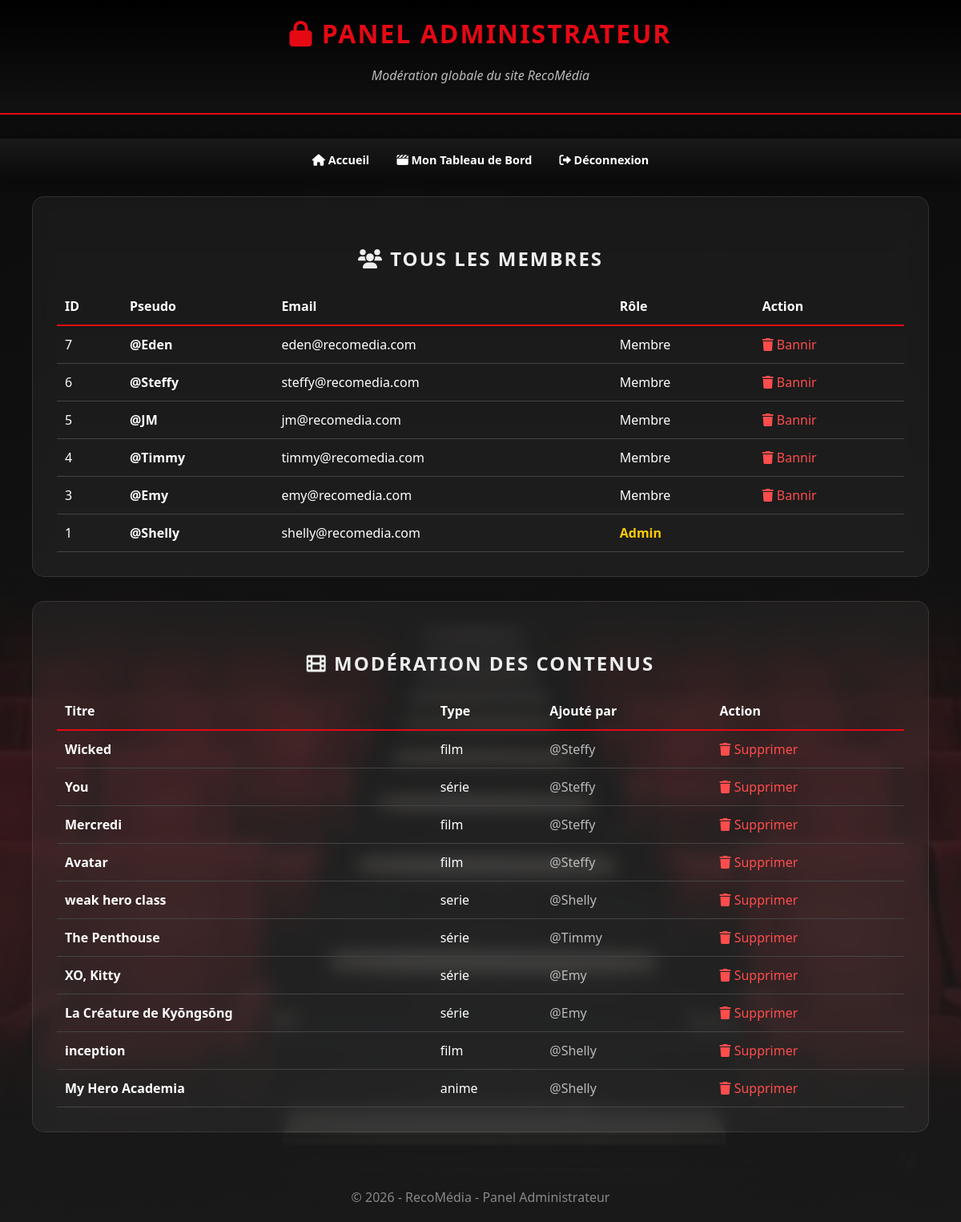
The app's page /pages/admin.php (signed in) with its own data.
### tables this page shows
CREATE TABLE `utilisateurs` (
  `id` int(11) NOT NULL,
  `pseudo` varchar(50) NOT NULL,
  `bio` text NOT NULL,
  `role` varchar(20) NOT NULL DEFAULT 'membre',
  `email` varchar(100) NOT NULL,
  `mot_de_passe` varchar(255) NOT NULL
);

CREATE TABLE `contenus` (
  `id` int(11) NOT NULL,
  `id_utilisateur` int(11) NOT NULL,
  `titre` varchar(255) NOT NULL,
  `type` varchar(50) NOT NULL,
  `image` varchar(255) NOT NULL,
  `synopsis` text NOT NULL,
  `note` int(11) NOT NULL,
  `genre` varchar(255) NOT NULL,
  `annee` int(11) NOT NULL,
  `duree` varchar(255) NOT NULL,
  `nb_saisons` int(11) DEFAULT NULL,
  `nb_episodes` int(11) DEFAULT NULL
);

### pages/admin.php (the view, shortened to what this page needs)
<?php
include "../connexion.php";
$sql_users = "SELECT * FROM utilisateurs ORDER BY id DESC";
$res_users = mysqli_query($conn, $sql_users);
$sql_contenus = "SELECT contenus.*, utilisateurs.pseudo AS auteur
                 FROM contenus
                 LEFT JOIN utilisateurs ON contenus.id_utilisateur = utilisateurs.id
                 ORDER BY contenus.id DESC";
$res_contenus = mysqli_query($conn, $sql_contenus);
?>
<!DOCTYPE html>
<html lang="fr">
<head>
    <link rel="stylesheet" href="../css/style.css">
    <link rel="stylesheet" href="https://cdnjs.cloudflare.com/ajax/libs/font-awesome/6.0.0/css/all.min.css">
</head>
<body>
    <header class="main-header">
        <h1><i class="fas fa-lock"></i> Panel Administrateur</h1>
        <p class="header-subtitle">Modération globale du site RecoMédia</p>
    </header>
    <nav>
        <a href="../index.php"><i class="fas fa-home"></i> Accueil</a>
        <a href="dashboard.php"><i class="fas fa-clapperboard"></i> Mon Tableau de Bord</a>
        <a href="logout.php" class="action-delete"><i class="fas fa-sign-out-alt"></i> Déconnexion</a>
    </nav>
    <main class="container">
        <section class="glass-section">
            <h2 class="section-title"><i class="fas fa-users"></i> Tous les membres</h2>
            <table class="admin-table">
                <tr>
                    <th>ID</th>
                    <th>Pseudo</th>
                    <th>Email</th>
                    <th>Rôle</th>
                    <th>Action</th>
                </tr>
                <?php while($user = mysqli_fetch_assoc($res_users)): ?>
                <tr>
                    <td><?php echo $user['id']; ?></td>
                    <td><strong>@<?php echo htmlspecialchars($user['pseudo']); ?></strong></td>
                    <td><?php echo htmlspecialchars($user['email']); ?></td>
                    <td>
                        <?php
                        if(isset($user['role']) && $user['role'] == 'admin') {
                            echo '<span class="badge-admin">Admin</span>';
                        } else {
                            echo 'Membre';
                        }
                        ?>
                    </td>
                    <td>
                        <?php if($user['pseudo'] !== $_SESSION['pseudo']):  ?>
                            <a href="supprimer_user.php?id=<?php echo $user['id']; ?>" class="action-delete" onclick="return confirm('Bannir définitivement ce membre ?');">
                                <i class="fas fa-trash"></i> Bannir
                            </a>
                        <?php endif; ?>
                    </td>
                </tr>
                <?php endwhile; ?>
            </table>
        </section>
        <section class="glass-section">
            <h2 class="section-title"><i class="fas fa-film"></i> Modération des contenus</h2>
            <table class="admin-table">
                <tr>
                    <th>Titre</th>
                    <th>Type</th>
                    <th>Ajouté par</th>
                    <th>Action</th>
                </tr>
                <?php while($contenu = mysqli_fetch_assoc($res_contenus)): ?>
                <tr>
                    <td><strong><?php echo htmlspecialchars($contenu['titre']); ?></strong></td>
                    <td><?php echo htmlspecialchars($contenu['type']); ?></td>
                    <td class="text-muted">@<?php echo htmlspecialchars($contenu['auteur']); ?></td>
                    <td>
                        <a href="supprimer.php?id=<?php echo $contenu['id']; ?>" class="action-delete" onclick="return confirm('Supprimer ce contenu du site ?');">
                            <i class="fas fa-trash"></i> Supprimer
                        </a>
                    </td>
                </tr>
                <?php endwhile; ?>
            </table>
        </section>
    </main>
    <footer style="text-align: center; padding: 20px; color: #888;">
        &copy; 2026 - RecoMédia - Panel Administrateur
    </footer>
</body>
</html>

### css/style.css (style rules this page uses)
* { box-sizing: border-box; }
:root { --primary: #e50914; --bg-light: #2e2d2d; --card-white: rgba(255, 255, 255, 0.05); --text-dark: #eeeeee; --accent-gold: #f1c40f; }
body { background-image: linear-gradient(rgba(26, 26, 26, 0.4), rgba(26, 26, 26, 0.95)), url('../images/fond-cinema.jpg'); background-size: cover; background-attachment: fixed; background-position: center; color: white; margin: 0; font-family: 'Segoe UI', Arial, sans-serif; min-height: 100vh; }
.container { max-width: 1200px; margin: 0 auto; padding: 20px 40px; }
.glass-section { background: rgba(255, 255, 255, 0.05) !important; backdrop-filter: blur(10px); border: 1px solid rgba(255, 255, 255, 0.1) !important; border-radius: 15px; padding: 30px; margin-bottom: 30px; }
.section-title, .dashboard-section-title { color: var(--text-dark); text-transform: uppercase; letter-spacing: 2px; margin-top: 30px; text-align: center; }
.main-header { text-align: center; margin-bottom: 30px; padding-top: 20px; }
.main-header h1 { margin: 0; padding: 0; }
.header-subtitle { color: #bbb; margin-top: 20px; font-style: italic; }
header { background: linear-gradient(180deg, rgba(0,0,0,1) 0%, rgba(20,20,20,0.8) 100%); border-bottom: 2px solid var(--primary); padding: 20px; text-align: center; }
header h1 { color: var(--primary); margin: 0; text-transform: uppercase; letter-spacing: 2px; }
nav { background: linear-gradient(180deg, #1a1a1a 0%, #0a0a0a 100%); padding: 15px; text-align: center; box-shadow: 0 4px 10px rgba(0,0,0,0.3); }
nav a { color: white !important; margin: 0 15px; text-decoration: none; font-weight: bold; font-size: 0.9rem; position: relative; padding-bottom: 5px; }
.admin-table { width: 100%; border-collapse: collapse; text-align: left; color: white; }
.admin-table th { padding: 12px 10px; border-bottom: 2px solid var(--primary); font-weight: bold; }
.admin-table td { padding: 12px 10px; border-bottom: 1px solid #444; }
.badge-admin { color: #ffcc00; font-weight: bold; }
.text-muted { color: #bbb; }
.action-delete { color: #ff4d4d; text-decoration: none; transition: 0.3s; }

### records on screen
utilisateurs: id "7", pseudo "Eden", email "eden@recomedia.com", role "Membre"
utilisateurs: id "6", pseudo "Steffy", email "steffy@recomedia.com", role "Membre"
utilisateurs: id "5", pseudo "JM", email "jm@recomedia.com", role "Membre"
utilisateurs: id "4", pseudo "Timmy", email "timmy@recomedia.com", role "Membre"
utilisateurs: id "3", pseudo "Emy", email "emy@recomedia.com", role "Membre"
utilisateurs: id "1", pseudo "Shelly", email "shelly@recomedia.com", role "Admin"
contenus: titre "Wicked", type "film", id_utilisateur.pseudo "Steffy"
contenus: titre "You", type "série", id_utilisateur.pseudo "Steffy"
contenus: titre "Mercredi", type "film", id_utilisateur.pseudo "Steffy"
contenus: titre "Avatar", type "film", id_utilisateur.pseudo "Steffy"
contenus: titre "weak hero class", type "serie", id_utilisateur.pseudo "Shelly"
contenus: titre "The Penthouse", type "série", id_utilisateur.pseudo "Timmy"
contenus: titre "XO, Kitty", type "série", id_utilisateur.pseudo "Emy"
contenus: titre "La Créature de Kyŏngsŏng", type "série", id_utilisateur.pseudo "Emy"
contenus: titre "inception", type "film", id_utilisateur.pseudo "Shelly"
contenus: titre "My Hero Academia", type "anime", id_utilisateur.pseudo "Shelly"
